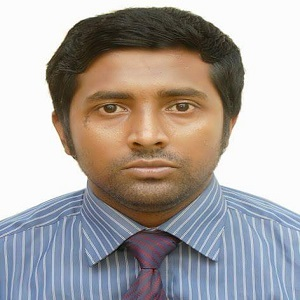
#> input picture s.jpg, 300 x 300 px
$ python skelet.py
#> lines starting #> are read from the running program, lines starting #| are printed output that depends on the picture; after the words box and inside, x2 and y2 are one past the last pixel; in counts of white or black regions, pixels touching at a corner belong together

#-------------------------------------------------------------------------------
# Name : skeleton.py

# 1)Blur with gaussian function
# 2)Threshold with otsus binariasation
# 3)Inverted the image so that white is forground and black is back ground
# 4) Then used  morphological functions erode and dilate continuosly until
#    the very narrow skeleton was obtained
#-------------------------------------------------------------------------------
import cv2
import numpy as np

#def skele(img):


img = cv2.imread('s.jpg', 0)
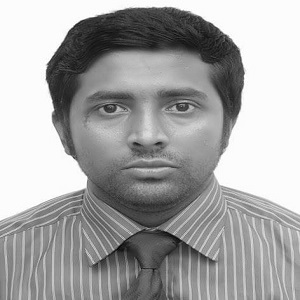
#> img: shape (300, 300); min 0, max 255, mean 165.7
h = img[0]
#> h = 300 values, max 255 at index 132, min 249 at index 126, mean 252
w = img[1]
#> w = 300 values, max 255 at index 146, min 248 at index 126, mean 251.8


cv2.imshow("b4 skele",img)
cv2.waitKey(0)


size=np.size(img)
#> size = 90000
skel=np.zeros(img.shape,np.uint8)

blur= cv2.GaussianBlur(img,(5,5),0)
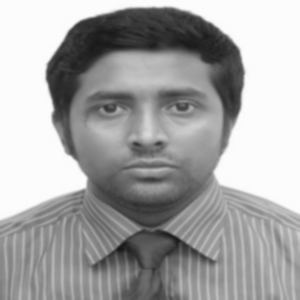
#> blur: shape (300, 300); min 21, max 253, mean 165.7
ret,thrs=cv2.threshold(blur,0,255,cv2.THRESH_BINARY+cv2.THRESH_OTSU)
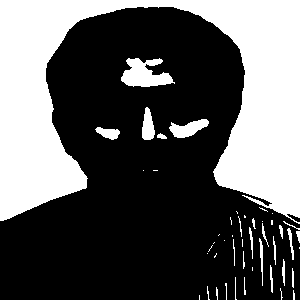
#> thrs: shape (300, 300); 35.6% white; 48 white regions (23 under 20 px), largest, box (x1, y1, x2, y2) and area: (0, 0, 300, 224) 29219, (121, 58, 175, 87) 966, (169, 119, 209, 138) 430
#> ret = 183
inv=cv2.bitwise_not(thrs)

element = cv2.getStructuringElement(cv2.MORPH_ELLIPSE,(3,3))
done = False

while( not done):
 eroded = cv2.erode(inv,element)
 temp = cv2.dilate(eroded,element)
 temp = cv2.subtract(inv,temp)
 skel = cv2.bitwise_or(skel,temp)
 inv = eroded.copy()

 zeros = size - cv2.countNonZero(inv)
 if zeros==size:
    done = True
#> this loop made 112 passes
#> zeros on passes 1 to 12: 34349, 36729, 39094, 41317, 43139, 44721, 46153, 47536, 48889, 50221, 51522, 52795
#> pass 1, `eroded = cv2.erode(inv,element)`:
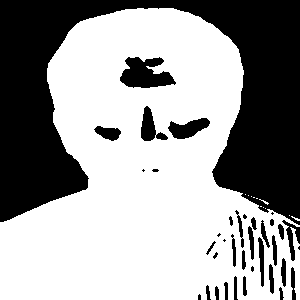
#> eroded: shape (300, 300); 61.8% white; 37 black regions (10 under 20 px), largest, box (x1, y1, x2, y2) and area: (0, 0, 300, 225) 29973, (120, 57, 176, 88) 1144, (168, 118, 210, 139) 523
#> pass 1, `temp = cv2.subtract(inv,temp)`:
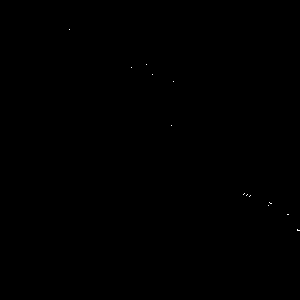
#> temp: shape (300, 300); 0.02% white in thin lines or dots, all inside (x1, y1, x2, y2) = (69, 29, 300, 231)
#> pass 2, `eroded = cv2.erode(inv,element)`:
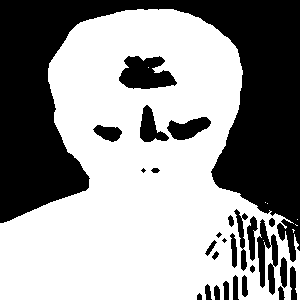
#> eroded: shape (300, 300); 59.2% white; 27 black regions (3 under 20 px), largest, box (x1, y1, x2, y2) and area: (0, 0, 300, 262) 31162, (119, 56, 177, 89) 1322, (257, 219, 278, 295) 796
#> after the loop: eroded: shape (300, 300); every value is 0
#> after the loop:
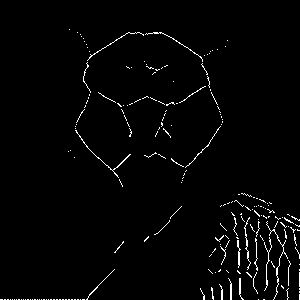
#> skel: shape (300, 300); 2% white in thin lines or dots


cv2.imshow("skele",skel)
cv2.waitKey(0)

$ run again, with pytes.jpg copied over s.jpg
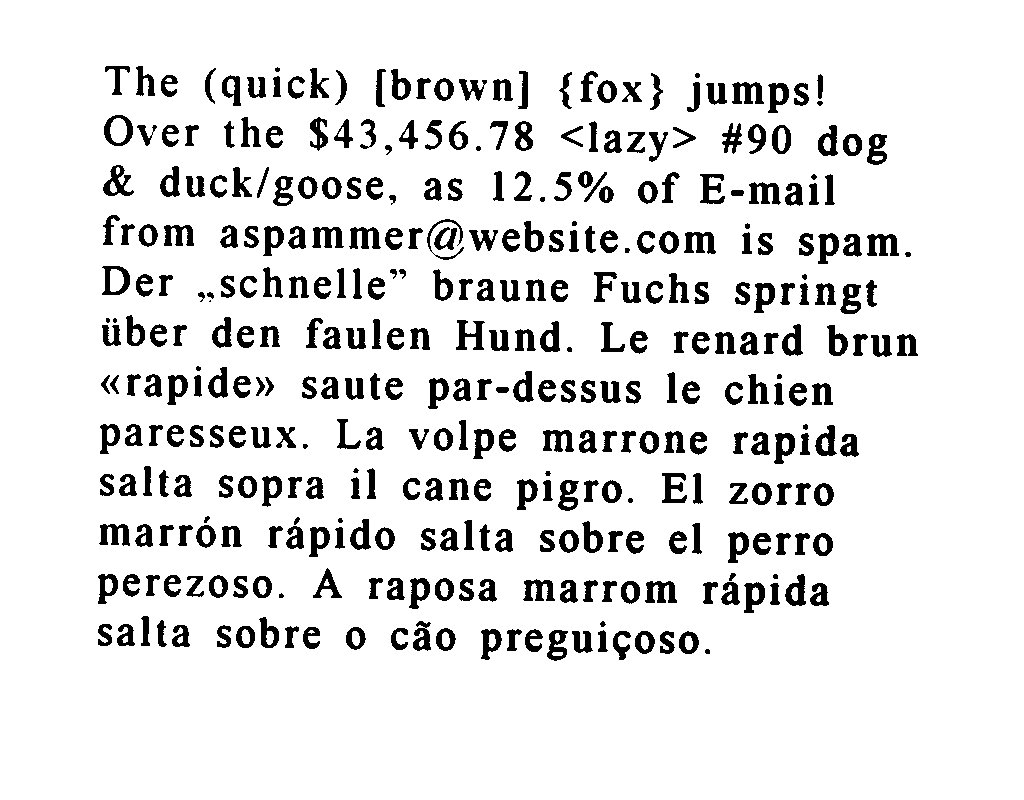
#> input picture pytes.jpg, 1024 x 800 px
#> img is the input picture: shape (800, 1024); min 0, max 255, mean 229
#> h = 1024 values from 255 to 255
#> size = 819200
#> `ret,thrs=cv2.threshold(blur,0,255,cv2.THRESH_BINARY+cv2.THRESH_OTSU)`:
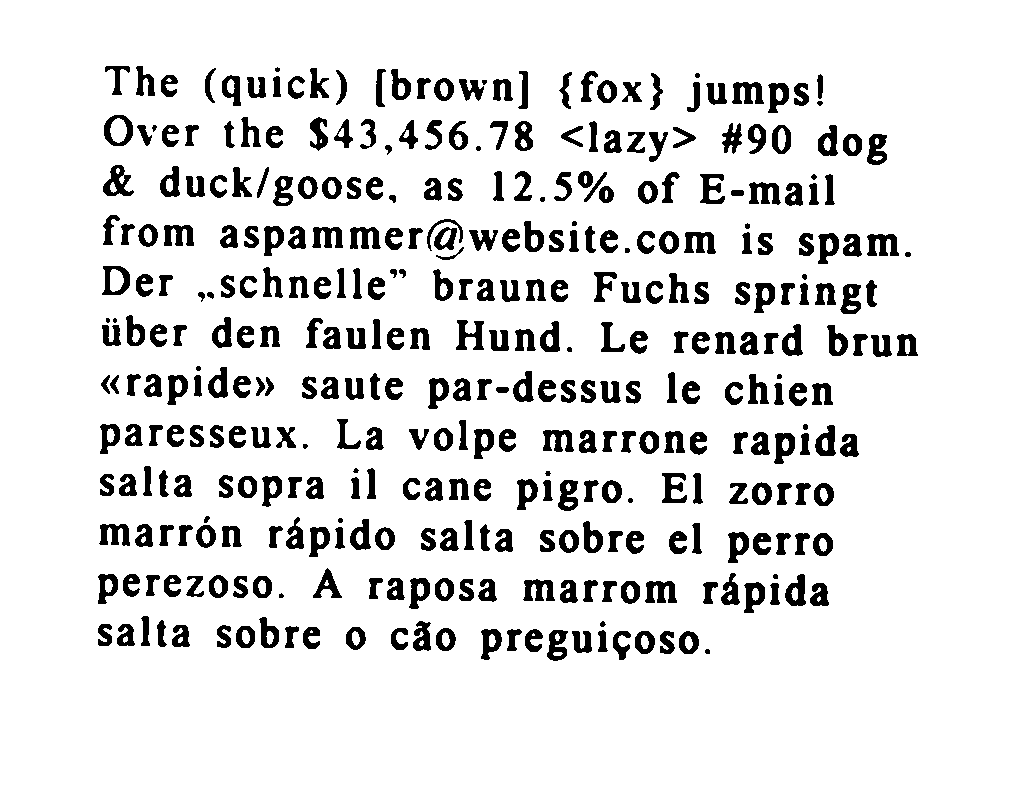
#> thrs: shape (800, 1024); 89.1% white; 375 black regions (4 under 20 px), largest, box (x1, y1, x2, y2) and area: (103, 165, 134, 196) 483, (867, 234, 899, 256) 478, (645, 581, 677, 603) 474
#> ret = 151
#> the loop `while( not done):` made 7 passes
#> zeros on passes 1 to 7: 761707, 791449, 813443, 818688, 819183, 819197, 819200
#> after the loop `while( not done):`:
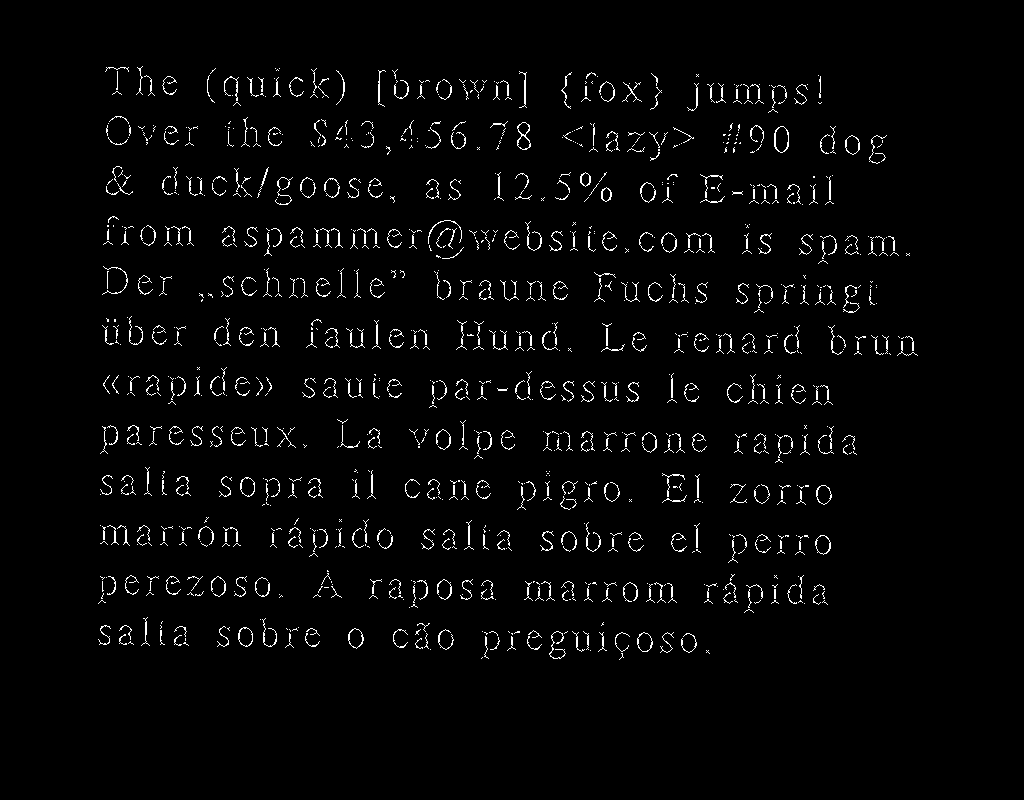
#> skel: shape (800, 1024); 2.5% white in thin lines or dots, all inside (x1, y1, x2, y2) = (98, 66, 918, 660)
